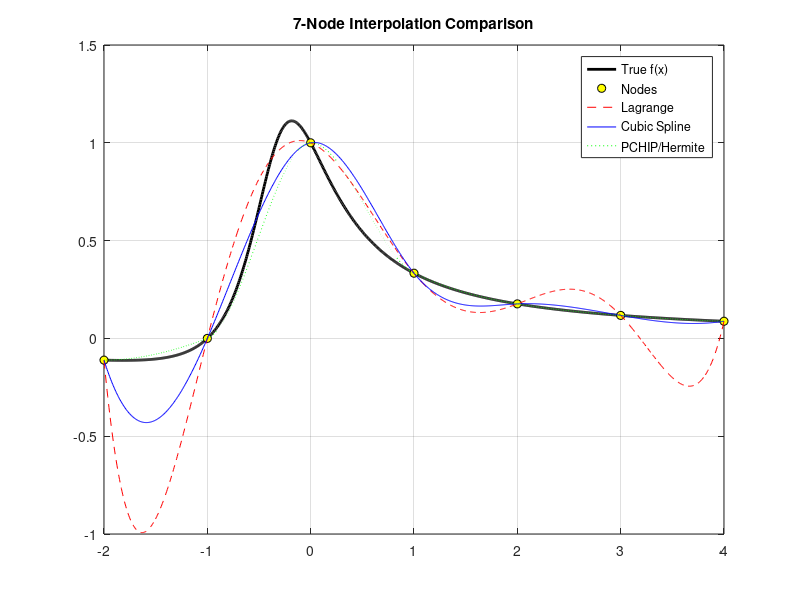
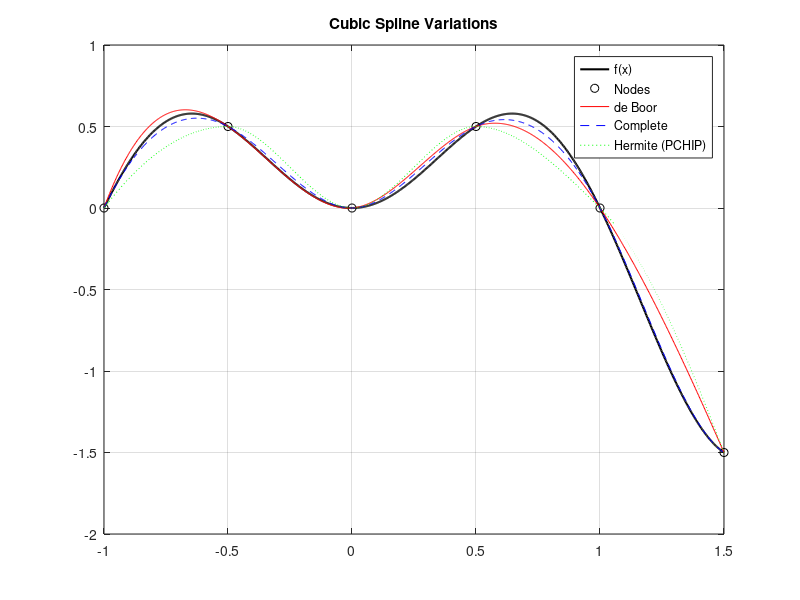
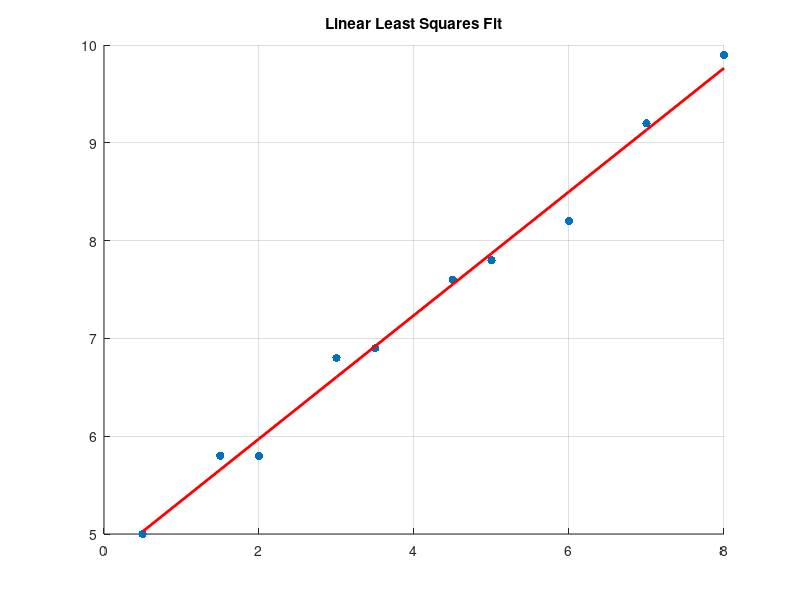
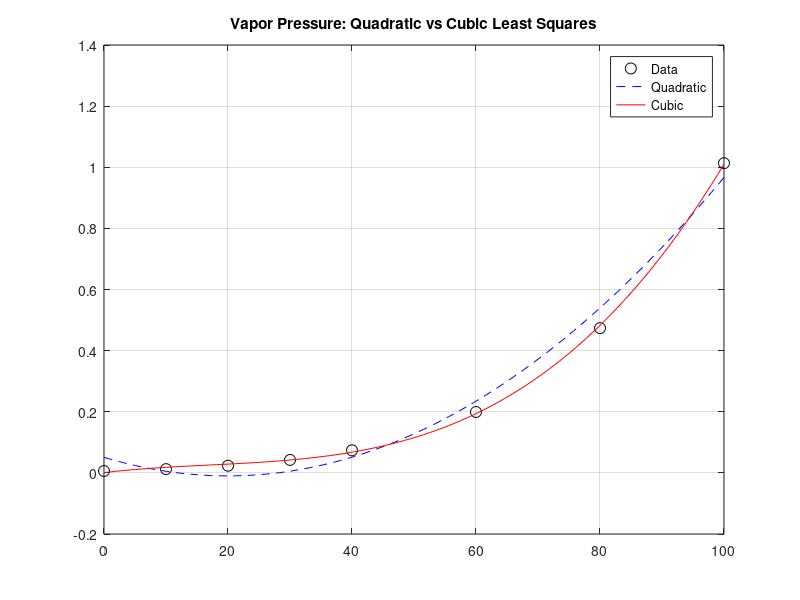

Recreate these plots in MATLAB, in order.
%% Lab Nr. 9: Splines and Least Squares
clear; clc; close all;

%% --- Application 1: Spline vs Lagrange vs Hermite ---
fprintf('--- Application 1: Comparison of Interpolants ---\n');
f1 = @(x) (x + 1) ./ (3*x.^2 + 2*x + 1);
x_nodes = linspace(-2, 4, 7);
y_nodes = f1(x_nodes);
x_plot = linspace(-2, 4, 1000);

% 1. Lagrange (using polyfit/polyval for simplicity here)
p_lagrange = polyfit(x_nodes, y_nodes, length(x_nodes)-1);
y_lagrange = polyval(p_lagrange, x_plot);

% 2. Cubic Spline (de Boor / Not-a-knot)
y_spline = spline(x_nodes, y_nodes, x_plot);

% 3. Hermite (PCHIP is a piecewise Hermite)
y_hermite = pchip(x_nodes, y_nodes, x_plot);

figure('Name', 'App 1: Interpolation Methods');
plot(x_plot, f1(x_plot), 'k', 'LineWidth', 2); hold on;
plot(x_nodes, y_nodes, 'ko', 'MarkerFaceColor', 'y');
plot(x_plot, y_lagrange, 'r--');
plot(x_plot, y_spline, 'b-');
plot(x_plot, y_hermite, 'g:');
legend('True f(x)', 'Nodes', 'Lagrange', 'Cubic Spline', 'PCHIP/Hermite');
title('7-Node Interpolation Comparison'); grid on;


%% --- Application 2: Different Spline Types ---
fprintf('--- Application 2: Spline Variants ---\n');
f2 = @(x) x .* sin(pi * x);
x2 = [-1, -1/2, 0, 1/2, 1, 3/2];
y2 = f2(x2);
x2_plot = linspace(-1, 3/2, 1000);

% a) Obtain Splines
% de Boor (Not-a-knot)
s_deBoor = spline(x2, y2, x2_plot);

% Complete Spline (Requires derivatives at endpoints)
% f'(x) = sin(pi*x) + x*pi*cos(pi*x)
df = @(x) sin(pi*x) + pi*x.*cos(pi*x);
s_complete = spline(x2, [df(-1), y2, df(3/2)], x2_plot);

% Piecewise Hermite
s_pchip = pchip(x2, y2, x2_plot);

figure('Name', 'App 2: Spline Types');
plot(x2_plot, f2(x2_plot), 'k', 'LineWidth', 1.5); hold on;
plot(x2, y2, 'ko');
plot(x2_plot, s_deBoor, 'r-');
plot(x2_plot, s_complete, 'b--');
plot(x2_plot, s_pchip, 'g:');
legend('f(x)', 'Nodes', 'de Boor', 'Complete', 'Hermite (PCHIP)');
title('Cubic Spline Variations'); grid on;


%% --- Application 3: Least Squares Fitting ---
fprintf('\n--- Application 3: Least Squares Fitting ---\n');
x3 = [0.5, 1.5, 2, 3, 3.5, 4.5, 5, 6, 7, 8];
f3 = [5, 5.8, 5.8, 6.8, 6.9, 7.6, 7.8, 8.2, 9.2, 9.9];

% a) Fit a line (degree 1)
p3 = polyfit(x3, f3, 1);
y3_fit = polyval(p3, x3);

% b) Compute Error (Norm of residuals)
err3 = norm(f3 - y3_fit);
fprintf('Least Squares Error (Norm): %.4f\n', err3);

% c) Estimate at x = 4
val4 = polyval(p3, 4);
fprintf('Estimated value at x=4: %.4f\n', val4);

% d) Plot
figure('Name', 'App 3: Least Squares');
scatter(x3, f3, 'filled'); hold on;
plot(x3, y3_fit, 'r-', 'LineWidth', 2);
title('Linear Least Squares Fit'); grid on;


%% --- Application 4: Vapor Pressure ---
fprintf('\n--- Application 4: Water Vapor Pressure ---\n');
T = [0, 10, 20, 30, 40, 60, 80, 100];
P = [0.0061, 0.0123, 0.0234, 0.0424, 0.0738, 0.1992, 0.4736, 1.0133];

% Quadratic fit
p_quad = polyfit(T, P, 2);
err_quad = norm(P - polyval(p_quad, T));

% Cubic fit
p_cubic = polyfit(T, P, 3);
err_cubic = norm(P - polyval(p_cubic, T));

fprintf('Quadratic Error: %.6f\n', err_quad);
fprintf('Cubic Error: %.6f\n', err_cubic);
fprintf('The Cubic approximation is better (lower error).\n');

% b) Approximate at T = 45
P45 = polyval(p_cubic, 45);
fprintf('Pressure at T=45: %.4f bar\n', P45);

figure('Name', 'App 4: Vapor Pressure');
plot(T, P, 'ko', 'MarkerSize', 8); hold on;
T_plot = linspace(0, 100, 100);
plot(T_plot, polyval(p_quad, T_plot), 'b--');
plot(T_plot, polyval(p_cubic, T_plot), 'r-');
legend('Data', 'Quadratic', 'Cubic');
title('Vapor Pressure: Quadratic vs Cubic Least Squares'); grid on;
